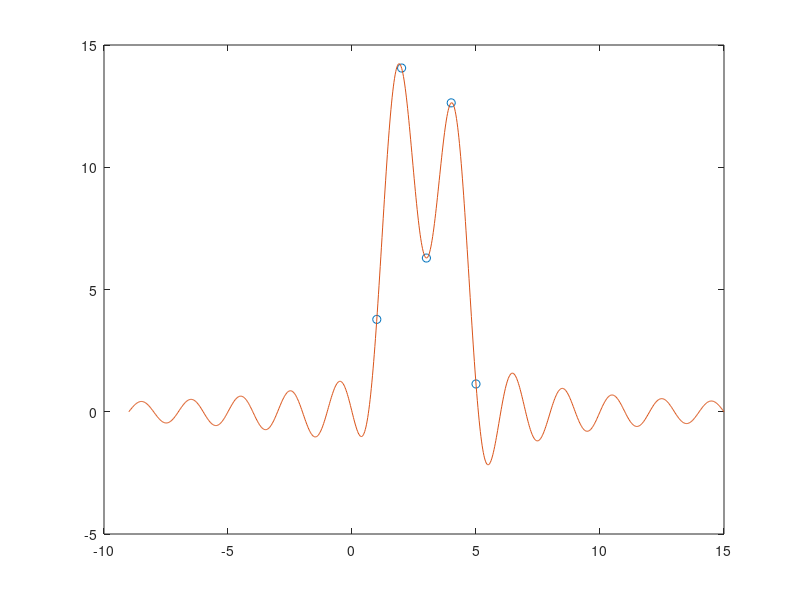

MATLAB code to generate this figure:
clc; clear all; close;

x = [1:5]; 
y = 20*rand(1,5)-1/2;



X = linspace(min(x)-10, max(x)+10, 1000);
d=x(2)-x(1);

Y = zeros(size(X));
for i = 1:length(X)
    Y(i) = sum(y.*(sinc(x-X(i)))./d);
end

plot(x, y, 'o', X, Y, '-');